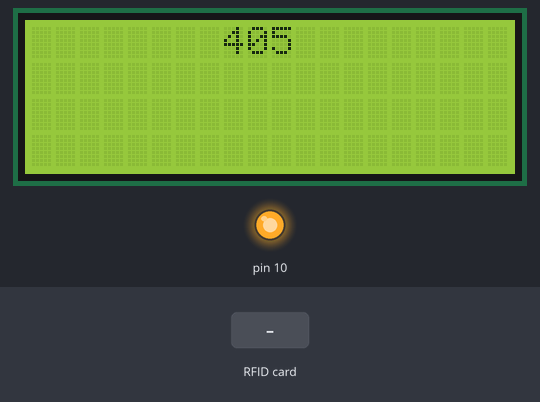
Recording of a sketch running on a simulated Arduino Nano, built with avr-gcc and run on an emulated ATmega328P. Shown: 20×4 character LCD, output pins drawn as LEDs (lit = HIGH). The test bench sets the inputs (shaded band). Random numbers use the default seed unless the sketch sets one; what the sketch prints to the serial monitor is not drawn.

Above: at 1.3 s.
1.4 s: RFID card 24 05 1E 4C held to the reader
At 2.0 s:
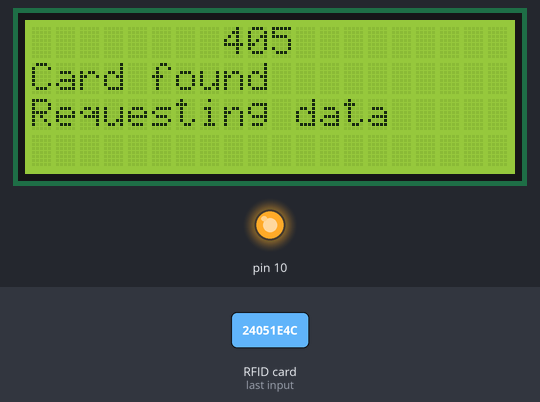
At 3.6 s:
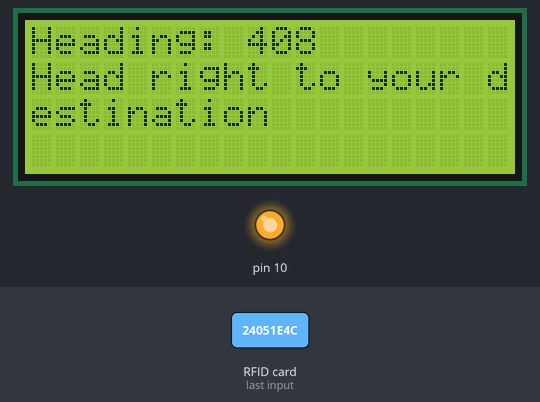
Timing chart, 0 to 5.1 s (numbered marks = the images above; inputs shaded):
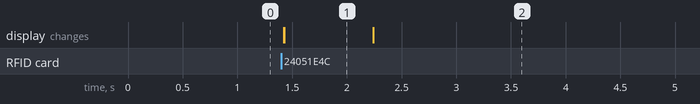

Measured:
- after the input at 1.4 s, the display: first changes at once (image 1 shows a later state)
- what the display in image 1 shows lasts 0.8 s, from 1.4 s to 2.2 s

The sketch:

Nano.ino
```cpp
#include <SPI.h>
#include <MFRC522.h>
#include <LiquidCrystal.h>

char StrBuff[200] = "";
const char myId[5] = "405";
int SysMode = 0;

//RFID + 11 12 13 - Verified
#define SS_PIN A3
#define RST_PIN A2
MFRC522 mfrc522(SS_PIN, RST_PIN);
char CardID[10];

//LCD - Verified
LiquidCrystal lcd(3, 4, 5, 8, 7, 6);

enum SystemMode {
  FREE = 0,
  SHOW_INFO,
  SHOW_DIRECTION,
};

void setup() {
  Serial.begin(9600);
  SPI.begin();
  mfrc522.PCD_Init();
  lcd.begin(20, 4);
  lcd.clear();
}

void loop() {
  switch (SysMode) {
    case FREE: {
        FreeMode();
        break;
      }
    case SHOW_DIRECTION: {
        ShowDirection();
        break;
      }
  }
}

bool RoomNumberPrinted = false;

void PrintRoomNumber() {
  if (!RoomNumberPrinted) {
    lcd.clear();
    int length = strlen(myId);
    int pos = 20 - length;
    pos /= 2;
    lcd.setCursor(pos, 0);
    for (int i = 0; i < length; i++) {
      lcd.print(char(myId[i]));
    }
    RoomNumberPrinted = true;
  }
}

void SmartPrint(char* str, int row) {
  int lengths = strlen(str);
  for (int i = 0; i < 80; i++) {
    if (i == 0) {
      lcd.setCursor(0, row);
    } else if (i == 20) {
      lcd.setCursor(0, row + 1);
    } else if (i == 40) {
      lcd.setCursor(0, row + 2);
    } else if (i == 60) {
      lcd.setCursor(0, row + 3);
    }

    if (i < lengths) {
      lcd.print((char)str[i]);
    } else break;
  }
}

void ProcessDirection() {
  char temp[50];
  GetCardDirection();
}

void GetCardDirection() {
  if (!strcmp(CardID, "24051E4C")) {
    lcd.clear();
    SmartPrint("Heading: 408", 0);
    SmartPrint("Head right to your destination", 1);
  } else if (!strcmp(CardID, "25EE6BC7")) {
    lcd.clear();
    SmartPrint("Heading: 307", 0);
    SmartPrint("Head right to elevator, down 1 floor(s)", 1);
  } else if (!strcmp(CardID, "35BE74C7")) {
    lcd.clear();
    SmartPrint("Heading: 813", 0);
    SmartPrint("Head right to elevator, up 4 floor(s)", 1);
  } else if (!strcmp(CardID, "85896CC7")) {
    lcd.clear();
    SmartPrint("Heading: 109", 0);
    SmartPrint("Head right to elevator, down 3 floor(s)", 1);
  } else if (!strcmp(CardID, "A5E872C7")) {
    lcd.clear();
    SmartPrint("You have reach your destination!", 0);
  }
}

char* GetNextCommand() {
  char rtr[50] = "";
  int i = 0;
  while (StrBuff[i] == '.' || StrBuff[i] == '<') {
    i++;
  }
  int j = 0;
  strcpy(rtr, "");
  while (StrBuff[i] != '#' && StrBuff[i] != '>') {
    rtr[j] = StrBuff[i];
    StrBuff[i] = '.';
    i++;
    j++;
  }
  StrBuff[i] = '.';
  return rtr;
}

void Route() {
  char des[5] = "";
  strcpy(des, GetNextCommand());
  char heading[40] = "Heading to: ";
  strcat(heading, des);
  //  for (int i=0; i<strlen(heading); i++) {
  //    Serial.print((char)heading[i]);
  //  }
  //  Serial.println();
  lcd.clear();
  SmartPrint(heading, 0);

  char rut[20] = "";
  char dir[80] = "";
  strcpy(rut, GetNextCommand());
  for (int i = 0; i < strlen(rut); i++) {
    strcat(dir, GetRoute(rut[i]));
    strcat(dir, " ");
  }
  //  for (int i=0; i<strlen(dir); i++) {
  //    Serial.print((char)dir[i]);
  //  }
  //  Serial.println();
  SmartPrint(dir, 1);
}

void GetCardID() {
  strcpy(CardID, "");
  for (byte i = 0; i < 4; i++) {
    int temp = mfrc522.uid.uidByte[i];
    char str_temp[4];
    strcpy(str_temp, "");
    str_temp[1] = GetChar(temp % 16);
    temp /= 16;
    str_temp[0] = GetChar(temp);
    CardID[2 * i] = str_temp[0];
    CardID[2 * i + 1] = str_temp[1];
  }
}

char GetChar(int index) {
  static char RtrCh[16] = "0123456789ABCDEF";
  return RtrCh[index];
}

char* GetRoute(char chr) {
  switch (chr) {
    case 'H': {
        return "Head";
      }
    case 'L': {
        return "left";
      }
    case 'R': {
        return "right";
      }
    case 'T': {
        return "to";
      }
    case 'E': {
        return "elevator";
      }
    case 'S': {
        return "stair";
      }
    case 'D': {
        return "destination";
      }
    case 'Y': {
        return "your";
      }
  }
}

bool RequestRoomDirection() {
  char request[200] = "<";
  strcat(request, CardID);
  strcat(request, "#");
  strcat(request, myId);
  strcat(request, ">");
  Serial.flush();
  Serial.println(request);
  lcd.setCursor(0, 2);
  lcd.print("Requesting data");
  return true;
}

void FreeMode() {
  PrintRoomNumber();
  if (mfrc522.PICC_IsNewCardPresent()) {
    if (mfrc522.PICC_ReadCardSerial()) {
      lcd.setCursor(0, 1);
      lcd.print("Card found");
      GetCardID();
      SysMode = SHOW_DIRECTION;
    } else return;
  } else return;
}

bool WaitMessage = false;;

void ShowDirection() {
  if (RequestRoomDirection()) {
    WaitSerial();
  }
}

void WaitSerial() {
  int i = 0;
  strcpy(StrBuff, "");
  int start = millis();
  int delays = random(500, 1000);
  while (millis()-start<delays) {
    if (Serial.available()) {
      int temp;
      while ((temp=Serial.read())!='>') {
        Serial.print((char)temp);
        strcat(StrBuff, (char)temp);
        delay(3);
      }
      WaitMessage = false;
      break;
    }
  }
//  Serial.println(StrBuff);
  ProcessDirection();
  delay(5000);
  SysMode = FREE;
  RoomNumberPrinted = false;
}
```
